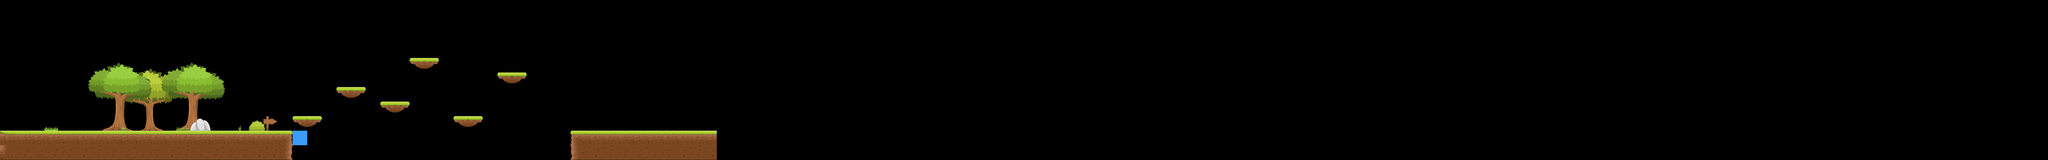

The image is a tile-based game level rendered from a .tmx file. Its description and source (layers, tilesets, objects; grid data summarised) follow:
An orthogonal 140x11 tile map with 64x64 px tiles, 3 tile layers (blockedLayer, noPhysics2, noPhysics), 3 tilesets.

<map version="1.0" orientation="orthogonal" renderorder="right-down" width="140" height="11" tilewidth="64" tileheight="64" nextobjectid="26">
 <tileset firstgid="1" name="forest" tilewidth="64" tileheight="64" tilecount="18" columns="9">
  <image source="Game/Assets/forest.png" width="576" height="128" />
 </tileset>
 <tileset firstgid="19" name="grassTileset" tilewidth="64" tileheight="64" tilecount="10" columns="10">
  <image source="Game/Assets/_grass/grassTileset.png" width="640" height="64" />
 </tileset>
 <tileset firstgid="29" name="objects" tilewidth="282" tileheight="301" tilecount="13" columns="0">
  <tile id="0">
   <image width="133" height="65" source="Game/Assets/Spritesheets and Tilesets/forest/Object/Bush (1).png" />
  </tile>
  <tile id="1">
   <image width="133" height="65" source="Game/Assets/Spritesheets and Tilesets/forest/Object/Bush (2).png" />
  </tile>
  <tile id="2">
   <image width="73" height="47" source="Game/Assets/Spritesheets and Tilesets/forest/Object/Bush (3).png" />
  </tile>
  <tile id="3">
   <image width="73" height="46" source="Game/Assets/Spritesheets and Tilesets/forest/Object/Bush (4).png" />
  </tile>
  <tile id="4">
   <image width="77" height="77" source="Game/Assets/Spritesheets and Tilesets/forest/Object/Crate.png" />
  </tile>
  <tile id="5">
   <image width="49" height="41" source="Game/Assets/Spritesheets and Tilesets/forest/Object/Mushroom_1.png" />
  </tile>
  <tile id="6">
   <image width="50" height="41" source="Game/Assets/Spritesheets and Tilesets/forest/Object/Mushroom_2.png" />
  </tile>
  <tile id="7">
   <image width="63" height="65" source="Game/Assets/Spritesheets and Tilesets/forest/Object/Sign_1.png" />
  </tile>
  <tile id="8">
   <image width="62" height="64" source="Game/Assets/Spritesheets and Tilesets/forest/Object/Sign_2.png" />
  </tile>
  <tile id="9">
   <image width="90" height="54" source="Game/Assets/Spritesheets and Tilesets/forest/Object/Stone.png" />
  </tile>
  <tile id="10">
   <image width="116" height="44" source="Game/Assets/Spritesheets and Tilesets/forest/Object/Tree_1.png" />
  </tile>
  <tile id="11">
   <image width="282" height="301" source="Game/Assets/Spritesheets and Tilesets/forest/Object/Tree_2.png" />
  </tile>
  <tile id="12">
   <image width="282" height="275" source="Game/Assets/Spritesheets and Tilesets/forest/Object/Tree_3.png" />
  </tile>
 </tileset>
 <layer name="blockedLayer" width="140" height="11" offsetx="0" offsety="-1">
  <data>[1540 cells, 73 non-empty, 11 distinct tile ids]</data>
 </layer>
 <imagelayer name="Image Layer 1" />
 <objectgroup name="Object Layer 2" />
 <layer name="noPhysics2" width="140" height="11">
  <data>[1540 cells, 1 non-empty, 1 distinct tile ids]</data>
 </layer>
 <layer name="noPhysics" width="140" height="11" offsetx="0" offsety="-1">
  <data>[1540 cells, 9 non-empty, 8 distinct tile ids]</data>
 </layer>
 <objectgroup name="Object Layer 1" visible="0" offsetx="778" offsety="91" />
</map>
